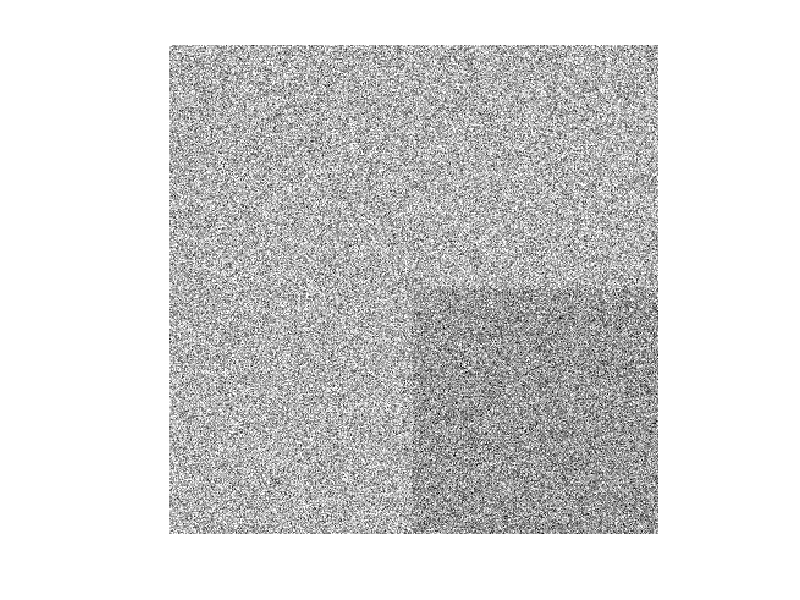
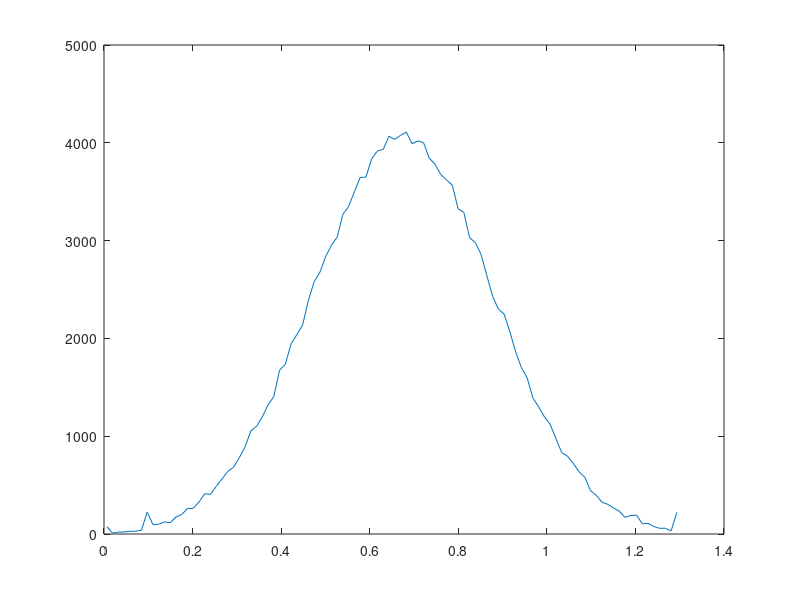

Recreate these plots in MATLAB, in order.
%Noise in a square and in a smaller square
%HKa Jan. 2015

clear, close all;

%Create signal
N=400;
x=.7*ones(N,N);
x(N/2:N,N/2:N,:)=0.6;

%Create noise in the region -3*s till 3*s
s=.2;
n=s*randn(N,N);
t=n>3*s;
n(t)=3*s;
b=n<-3*s;
n(b)=-3*s;

%Show image
x=x+n;
X(:,:,1)=x;
X(:,:,2)=x;
X(:,:,3)=x;
figure(1), imshow(X)

%Calculate histogram for the image
[yvals, xvals]=hist(x(:),100);
figure(2), plot(xvals,yvals);


